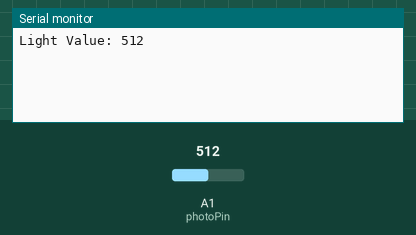
Recording of a sketch running on a simulated Arduino Uno, built with avr-gcc and run on an emulated ATmega328P. Parts: the last lines printed to the serial monitor. The inputs (shaded band) are chosen by the test bench; at power-on: A1 (photoPin) = 512.

Above: at 1.2 s.
1.3 s: A1 (photoPin) set to 651
At 2.7 s:
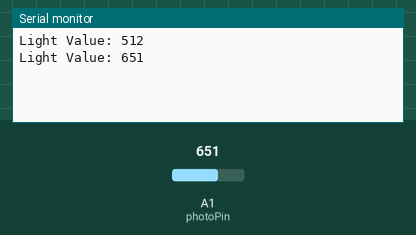
3.2 s: A1 (photoPin) set to 672
At 5.7 s:
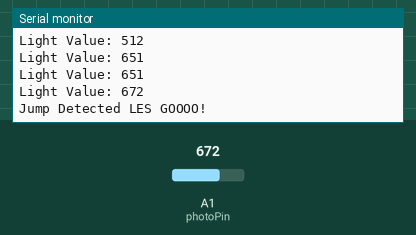
Timing chart, 0 to 7.2 s (numbered marks = the images above; inputs shaded):
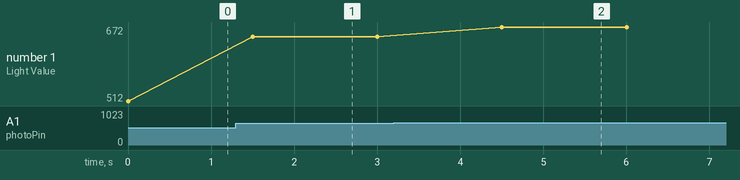

The sketch:

t_rex_sensors.ino
```cpp
//variables
const int photoPin = A1;
int lightValue = 0;
int roomValue = 0;


const int jumpThreshold = 150;

void setup() {
  // put your setup code here, to run once:
  Serial.begin(9600);
  //read original value
  roomValue = analogRead(photoPin);
}

void loop() {
  // put your main code here, to run repeatedly:

  //photoresistor current value reading
  lightValue = analogRead(photoPin);

  Serial.print("Light Value: ");
  Serial.println(lightValue);

  //take overall light value, based on overall value...if light value changes by X amount, print "jump!"

  if ((lightValue - roomValue) >= jumpThreshold) {

    Serial.println("Jump Detected LES GOOOO!");

  }

  delay(1500);
}
```

Measured:
- the behaviour switches between 661 and 662 on A1 (photoPin) (found by bisection; images 1 and 2)
- after the input at 1.3 s, the serial monitor: prints a new line after 0.20 s (image 1)
- after the input at 3.2 s, the serial monitor: prints a new line after 1.3 s (image 2)
- plotted number 1: 512 → 651 after the input at 1.3 s, 651 → 672 after the input at 3.2 s
